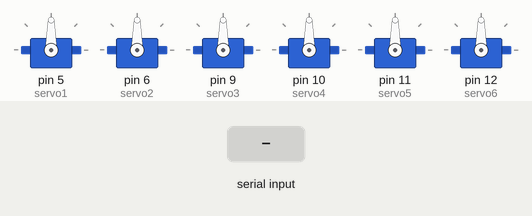
Recording of a sketch running on a simulated Arduino Uno, built with avr-gcc and run on an emulated ATmega328P. Shown: 6 × servo. The test bench sets the inputs (shaded band).

Above: at 1.2 s.
1.3 s: "R1\n" received over Serial
At 1.9 s:
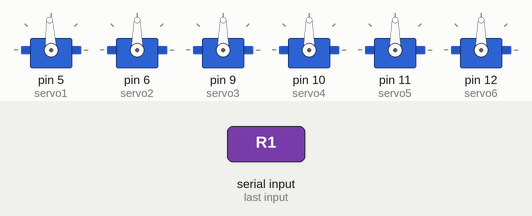
2.8 s: "R2\n" received over Serial
At 4.2 s:
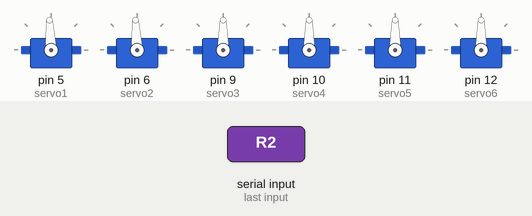
Timing chart, 0 to 5.8 s (numbered marks = the images above; inputs shaded):
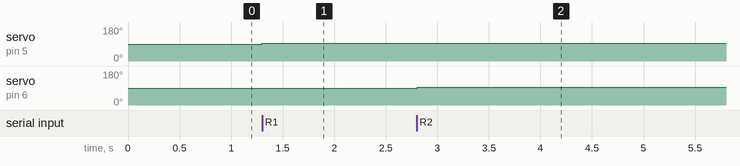

The sketch:

bluetooth_arm.ino
```cpp
#include <Servo.h>

// servos' names
Servo servo1;
Servo servo2;
Servo servo3;
Servo servo4;
Servo servo5;
Servo servo6;

// servos' initial positions
int pos1 = 90;
int pos2 = 90;
int pos3 = 90;
int pos4 = 90;
int pos5 = 90;
int pos6 = 90;

void setup() {
  // HC-05 Bluetooth module sends commands through the serial port
  Serial.begin(9600);

  // servos' pins
  servo1.attach(5);
  servo2.attach(6);
  servo3.attach(9);
  servo4.attach(10);
  servo5.attach(11);
  servo6.attach(12);

  // write servos' initial positions
  servo1.write(pos1);
  servo2.write(pos2);
  servo3.write(pos3);
  servo4.write(pos4);
  servo5.write(pos5);
  servo6.write(pos6);
}

void loop() {
  // if a command comes from the phone app, read it until the new line
  if (Serial.available()) {
    String command = Serial.readStringUntil('\n');
    command.trim();

    // "R" turns a servo 3 degrees right, "L" turns it 3 degrees left
    // the number after the letter is the servo number
    if (command == "R1" && pos1 <= 177) {
      pos1 += 3;
      servo1.write(pos1);
      delay(100);
    } else if (command == "L1" && pos1 >= 3) {
      pos1 -= 3;
      servo1.write(pos1);
      delay(100);
    }

    else if (command == "R2" && pos2 <= 177) {
      pos2 += 3;
      servo2.write(pos2);
      delay(100);
    } else if (command == "L2" && pos2 >= 3) {
      pos2 -= 3;
      servo2.write(pos2);
      delay(100);
    }

    else if (command == "R3" && pos3 <= 177) {
      pos3 += 3;
      servo3.write(pos3);
      delay(100);
    } else if (command == "L3" && pos3 >= 3) {
      pos3 -= 3;
      servo3.write(pos3);
      delay(100);
    }

    else if (command == "R4" && pos4 <= 177) {
      pos4 += 3;
      servo4.write(pos4);
      delay(100);
    } else if (command == "L4" && pos4 >= 3) {
      pos4 -= 3;
      servo4.write(pos4);
      delay(100);
    }

    else if (command == "R5" && pos5 <= 177) {
      pos5 += 3;
      servo5.write(pos5);
      delay(100);
    } else if (command == "L5" && pos5 >= 3) {
      pos5 -= 3;
      servo5.write(pos5);
      delay(100);
    }

    else if (command == "R6" && pos6 <= 177) {
      pos6 += 3;
      servo6.write(pos6);
      delay(100);
    } else if (command == "L6" && pos6 >= 3) {
      pos6 -= 3;
      servo6.write(pos6);
      delay(100);
    }
  }
}
```

Measured:
- after the input at 1.3 s, servo on pin 5 (servo1): 90° → 93° at once
- after the input at 2.8 s, servo on pin 6 (servo2): 90° → 93° at once
